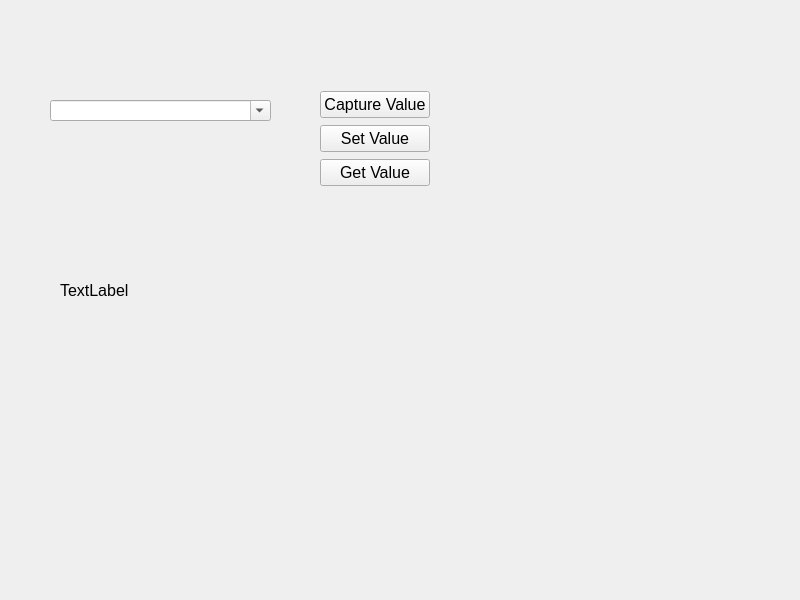
<?xml version="1.0" encoding="UTF-8"?>
<ui version="4.0">
 <class>Widget</class>
 <widget class="QWidget" name="Widget">
  <property name="geometry">
   <rect>
    <x>0</x>
    <y>0</y>
    <width>800</width>
    <height>600</height>
   </rect>
  </property>
  <property name="windowTitle">
   <string>Widget</string>
  </property>
  <widget class="QComboBox" name="comboBox">
   <property name="geometry">
    <rect>
     <x>50</x>
     <y>100</y>
     <width>221</width>
     <height>21</height>
    </rect>
   </property>
   <property name="font">
    <font>
     <pointsize>12</pointsize>
    </font>
   </property>
   <property name="editable">
    <bool>true</bool>
   </property>
  </widget>
  <widget class="QLabel" name="label">
   <property name="geometry">
    <rect>
     <x>60</x>
     <y>230</y>
     <width>511</width>
     <height>121</height>
    </rect>
   </property>
   <property name="sizePolicy">
    <sizepolicy hsizetype="Expanding" vsizetype="Preferred">
     <horstretch>0</horstretch>
     <verstretch>0</verstretch>
    </sizepolicy>
   </property>
   <property name="font">
    <font>
     <pointsize>12</pointsize>
    </font>
   </property>
   <property name="text">
    <string>TextLabel</string>
   </property>
  </widget>
  <widget class="QWidget" name="">
   <property name="geometry">
    <rect>
     <x>320</x>
     <y>90</y>
     <width>110</width>
     <height>98</height>
    </rect>
   </property>
   <layout class="QVBoxLayout" name="verticalLayout">
    <item>
     <widget class="QPushButton" name="pushButtonCaptureValue">
      <property name="font">
       <font>
        <pointsize>12</pointsize>
       </font>
      </property>
      <property name="text">
       <string>Capture Value</string>
      </property>
     </widget>
    </item>
    <item>
     <widget class="QPushButton" name="pushButtonSetValue">
      <property name="font">
       <font>
        <pointsize>12</pointsize>
       </font>
      </property>
      <property name="text">
       <string>Set Value</string>
      </property>
     </widget>
    </item>
    <item>
     <widget class="QPushButton" name="pushButtonGetValue">
      <property name="font">
       <font>
        <pointsize>12</pointsize>
       </font>
      </property>
      <property name="text">
       <string>Get Value</string>
      </property>
     </widget>
    </item>
   </layout>
  </widget>
 </widget>
 <resources/>
 <connections/>
</ui>
